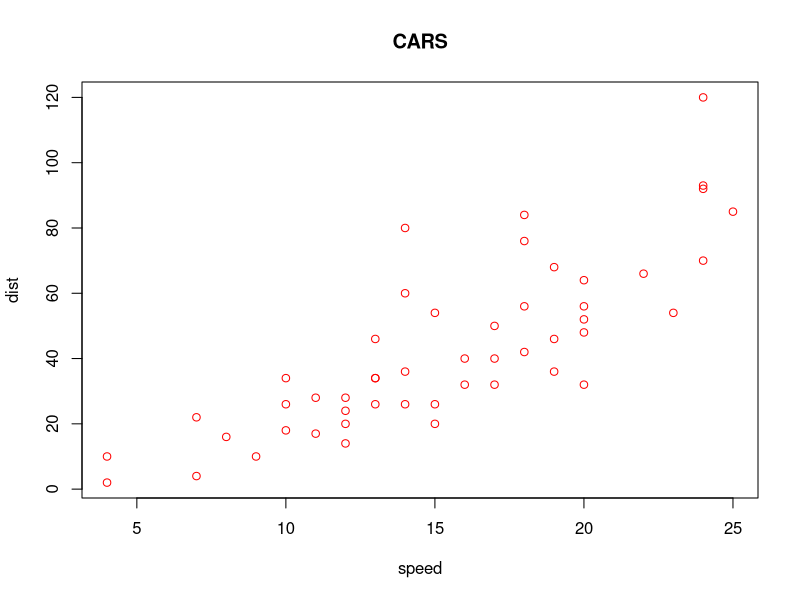
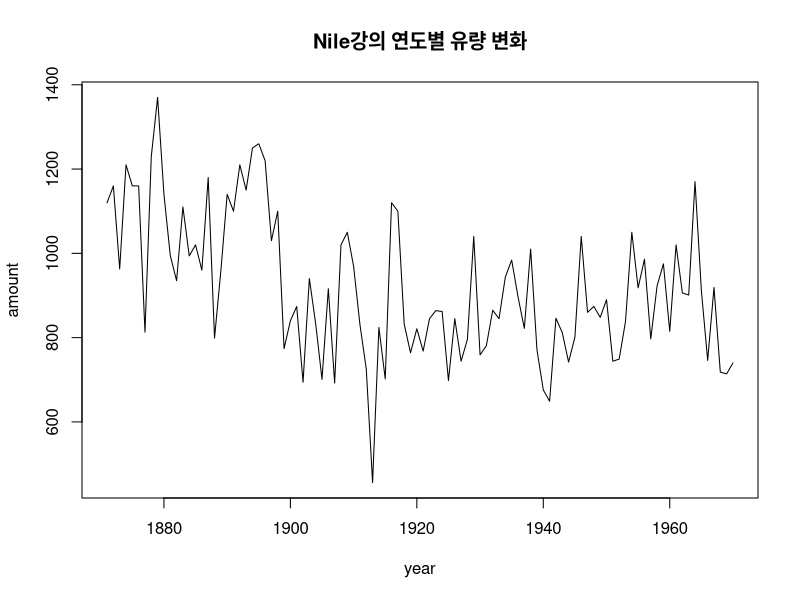

The R source for these figures, in order:
str(cars)
plot(cars$speed,cars$dist, main="CARS", xlab = "speed", ylab = "dist", pch=1, col="red")

str(Nile)
plot(Nile, main="Nile강의 연도별 유량 변화", xlab="year",ylab="amount")